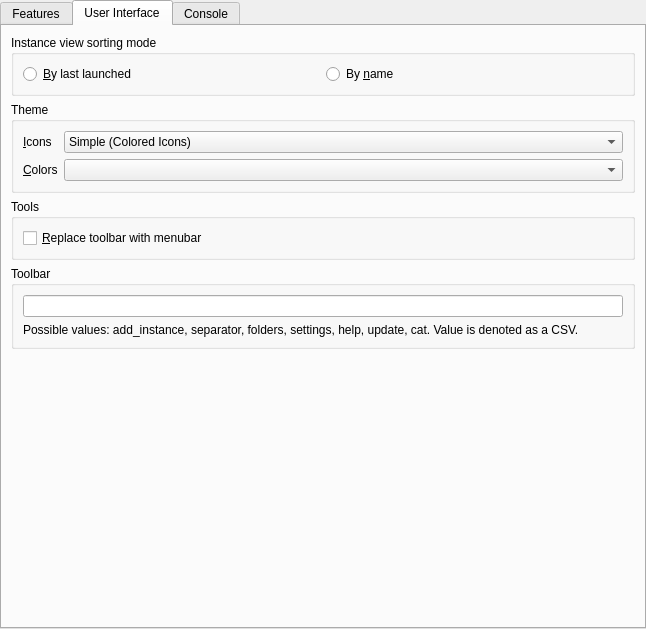
<?xml version="1.0" encoding="UTF-8"?>
<ui version="4.0">
 <class>LauncherPage</class>
 <widget class="QWidget" name="LauncherPage">
  <property name="geometry">
   <rect>
    <x>0</x>
    <y>0</y>
    <width>646</width>
    <height>629</height>
   </rect>
  </property>
  <property name="sizePolicy">
   <sizepolicy hsizetype="MinimumExpanding" vsizetype="MinimumExpanding">
    <horstretch>0</horstretch>
    <verstretch>0</verstretch>
   </sizepolicy>
  </property>
  <layout class="QVBoxLayout" name="mainLayout">
   <property name="leftMargin">
    <number>0</number>
   </property>
   <property name="topMargin">
    <number>0</number>
   </property>
   <property name="rightMargin">
    <number>0</number>
   </property>
   <property name="bottomMargin">
    <number>0</number>
   </property>
   <item>
    <widget class="QTabWidget" name="tabWidget">
     <property name="toolTip">
      <string notr="true"/>
     </property>
     <property name="tabShape">
      <enum>QTabWidget::Rounded</enum>
     </property>
     <property name="currentIndex">
      <number>1</number>
     </property>
     <widget class="QWidget" name="featuresTab">
      <attribute name="title">
       <string>Features</string>
      </attribute>
      <layout class="QVBoxLayout" name="verticalLayout_9">
       <item>
        <widget class="QGroupBox" name="updateSettingsBox">
         <property name="title">
          <string>Update Settings</string>
         </property>
         <layout class="QVBoxLayout" name="verticalLayout_7">
          <item>
           <widget class="QCheckBox" name="autoUpdateCheckBox">
            <property name="text">
             <string>Check for updates automatically</string>
            </property>
           </widget>
          </item>
          <item>
           <widget class="QLabel" name="updateChannelLabel">
            <property name="text">
             <string>Up&amp;date Channel:</string>
            </property>
            <property name="buddy">
             <cstring>updateChannelComboBox</cstring>
            </property>
           </widget>
          </item>
          <item>
           <widget class="QComboBox" name="updateChannelComboBox">
            <property name="enabled">
             <bool>false</bool>
            </property>
           </widget>
          </item>
          <item>
           <widget class="QLabel" name="updateChannelDescLabel">
            <property name="text">
             <string>No channel selected.</string>
            </property>
            <property name="wordWrap">
             <bool>true</bool>
            </property>
           </widget>
          </item>
         </layout>
        </widget>
       </item>
       <item>
        <widget class="QGroupBox" name="foldersBox">
         <property name="title">
          <string>Folders</string>
         </property>
         <layout class="QGridLayout" name="foldersBoxLayout">
          <item row="1" column="2">
           <widget class="QToolButton" name="modsDirBrowseBtn">
            <property name="text">
             <string notr="true">...</string>
            </property>
           </widget>
          </item>
          <item row="0" column="2">
           <widget class="QToolButton" name="instDirBrowseBtn">
            <property name="text">
             <string notr="true">...</string>
            </property>
           </widget>
          </item>
          <item row="2" column="2">
           <widget class="QToolButton" name="iconsDirBrowseBtn">
            <property name="text">
             <string notr="true">...</string>
            </property>
           </widget>
          </item>
          <item row="0" column="1">
           <widget class="QLineEdit" name="instDirTextBox"/>
          </item>
          <item row="2" column="0">
           <widget class="QLabel" name="labelIconsDir">
            <property name="text">
             <string>&amp;Icons:</string>
            </property>
            <property name="buddy">
             <cstring>iconsDirTextBox</cstring>
            </property>
           </widget>
          </item>
          <item row="1" column="1">
           <widget class="QLineEdit" name="modsDirTextBox"/>
          </item>
          <item row="0" column="0">
           <widget class="QLabel" name="labelInstDir">
            <property name="text">
             <string>I&amp;nstances:</string>
            </property>
            <property name="buddy">
             <cstring>instDirTextBox</cstring>
            </property>
           </widget>
          </item>
          <item row="2" column="1">
           <widget class="QLineEdit" name="iconsDirTextBox"/>
          </item>
          <item row="1" column="0">
           <widget class="QLabel" name="labelModsDir">
            <property name="text">
             <string>&amp;Mods:</string>
            </property>
            <property name="buddy">
             <cstring>modsDirTextBox</cstring>
            </property>
           </widget>
          </item>
         </layout>
        </widget>
       </item>
       <item>
        <widget class="QGroupBox" name="modsBox">
         <property name="title">
          <string>Mods</string>
         </property>
         <layout class="QVBoxLayout" name="verticalLayout_4">
          <item>
           <widget class="QCheckBox" name="metadataDisableBtn">
            <property name="toolTip">
             <string>Disable using metadata provided by mod providers (like Modrinth or Curseforge) for mods.</string>
            </property>
            <property name="text">
             <string>Disable using metadata for mods?</string>
            </property>
           </widget>
          </item>
          <item>
           <widget class="QLabel" name="metadataWarningLabel">
            <property name="text">
             <string>&lt;html&gt;&lt;head/&gt;&lt;body&gt;&lt;p&gt;&lt;span style=&quot; font-weight:600; color:#f5c211;&quot;&gt;Warning&lt;/span&gt;&lt;span style=&quot; color:#f5c211;&quot;&gt;: Disabling mod metadata may also disable some upcoming QoL features, such as mod updating!&lt;/span&gt;&lt;/p&gt;&lt;/body&gt;&lt;/html&gt;</string>
            </property>
            <property name="wordWrap">
             <bool>true</bool>
            </property>
           </widget>
          </item>
         </layout>
        </widget>
       </item>
       <item>
        <spacer name="verticalSpacer_2">
         <property name="orientation">
          <enum>Qt::Vertical</enum>
         </property>
         <property name="sizeHint" stdset="0">
          <size>
           <width>0</width>
           <height>0</height>
          </size>
         </property>
        </spacer>
       </item>
      </layout>
     </widget>
     <widget class="QWidget" name="generalTab">
      <attribute name="title">
       <string>User Interface</string>
      </attribute>
      <layout class="QVBoxLayout" name="verticalLayout_6">
       <item>
        <widget class="QGroupBox" name="sortingModeBox">
         <property name="enabled">
          <bool>true</bool>
         </property>
         <property name="title">
          <string>Instance view sorting mode</string>
         </property>
         <layout class="QHBoxLayout" name="sortingModeBoxLayout">
          <item>
           <widget class="QRadioButton" name="sortLastLaunchedBtn">
            <property name="text">
             <string>&amp;By last launched</string>
            </property>
            <attribute name="buttonGroup">
             <string notr="true">sortingModeGroup</string>
            </attribute>
           </widget>
          </item>
          <item>
           <widget class="QRadioButton" name="sortByNameBtn">
            <property name="text">
             <string>By &amp;name</string>
            </property>
            <attribute name="buttonGroup">
             <string notr="true">sortingModeGroup</string>
            </attribute>
           </widget>
          </item>
         </layout>
        </widget>
       </item>
       <item>
        <widget class="QGroupBox" name="themeBox">
         <property name="title">
          <string>Theme</string>
         </property>
         <layout class="QFormLayout" name="formLayout">
          <item row="0" column="0">
           <widget class="QLabel" name="label_3">
            <property name="text">
             <string>&amp;Icons</string>
            </property>
            <property name="buddy">
             <cstring>themeComboBox</cstring>
            </property>
           </widget>
          </item>
          <item row="0" column="1">
           <widget class="QComboBox" name="themeComboBox">
            <property name="sizePolicy">
             <sizepolicy hsizetype="Expanding" vsizetype="Fixed">
              <horstretch>0</horstretch>
              <verstretch>0</verstretch>
             </sizepolicy>
            </property>
            <property name="focusPolicy">
             <enum>Qt::StrongFocus</enum>
            </property>
            <item>
             <property name="text">
              <string>Simple (Colored Icons)</string>
             </property>
            </item>
            <item>
             <property name="text">
              <string>Simple (Light Icons)</string>
             </property>
            </item>
            <item>
             <property name="text">
              <string>Simple (Dark Icons)</string>
             </property>
            </item>
            <item>
             <property name="text">
              <string>Simple (Blue Icons)</string>
             </property>
            </item>
            <item>
             <property name="text">
              <string notr="true">OSX</string>
             </property>
            </item>
            <item>
             <property name="text">
              <string notr="true">iOS</string>
             </property>
            </item>
            <item>
             <property name="text">
              <string>Flat</string>
             </property>
            </item>
            <item>
             <property name="text">
              <string>Legacy</string>
             </property>
            </item>
            <item>
             <property name="text">
              <string>Custom</string>
             </property>
            </item>
           </widget>
          </item>
          <item row="1" column="0">
           <widget class="QLabel" name="label_4">
            <property name="text">
             <string>&amp;Colors</string>
            </property>
            <property name="buddy">
             <cstring>themeComboBoxColors</cstring>
            </property>
           </widget>
          </item>
          <item row="1" column="1">
           <widget class="QComboBox" name="themeComboBoxColors">
            <property name="sizePolicy">
             <sizepolicy hsizetype="Expanding" vsizetype="Fixed">
              <horstretch>0</horstretch>
              <verstretch>0</verstretch>
             </sizepolicy>
            </property>
            <property name="focusPolicy">
             <enum>Qt::StrongFocus</enum>
            </property>
           </widget>
          </item>
         </layout>
        </widget>
       </item>
       <item>
        <widget class="QGroupBox" name="toolsBox">
         <property name="sizePolicy">
          <sizepolicy hsizetype="Preferred" vsizetype="Preferred">
           <horstretch>0</horstretch>
           <verstretch>0</verstretch>
          </sizepolicy>
         </property>
         <property name="title">
          <string>Tools</string>
         </property>
         <layout class="QVBoxLayout" name="verticalLayout">
          <item>
           <widget class="QCheckBox" name="preferMenuBarCheckBox">
            <property name="toolTip">
             <string>The menubar is more friendly for keyboard-driven interaction.</string>
            </property>
            <property name="text">
             <string>&amp;Replace toolbar with menubar</string>
            </property>
           </widget>
          </item>
         </layout>
        </widget>
       </item>
       <item>
        <widget class="QGroupBox" name="toolbarGroupBox">
         <property name="minimumSize">
          <size>
           <width>0</width>
           <height>0</height>
          </size>
         </property>
         <property name="title">
          <string>Toolbar</string>
         </property>
         <layout class="QVBoxLayout" name="verticalLayout_5">
          <item>
           <widget class="QLineEdit" name="toolbarLineEdit"/>
          </item>
          <item>
           <widget class="QLabel" name="toolbarLineEdit_2">
            <property name="sizePolicy">
             <sizepolicy hsizetype="Preferred" vsizetype="Preferred">
              <horstretch>0</horstretch>
              <verstretch>0</verstretch>
             </sizepolicy>
            </property>
            <property name="text">
             <string>Possible values: add_instance, separator, folders, settings, help, update, cat. Value is denoted as a CSV.</string>
            </property>
            <property name="wordWrap">
             <bool>true</bool>
            </property>
           </widget>
          </item>
         </layout>
        </widget>
       </item>
       <item>
        <spacer name="generalTabSpacer">
         <property name="orientation">
          <enum>Qt::Vertical</enum>
         </property>
         <property name="sizeHint" stdset="0">
          <size>
           <width>0</width>
           <height>0</height>
          </size>
         </property>
        </spacer>
       </item>
      </layout>
     </widget>
     <widget class="QWidget" name="consoleTab">
      <attribute name="title">
       <string>Console</string>
      </attribute>
      <layout class="QVBoxLayout" name="verticalLayout_2">
       <item>
        <widget class="QGroupBox" name="consoleSettingsBox">
         <property name="title">
          <string>Console Settings</string>
         </property>
         <layout class="QVBoxLayout" name="verticalLayout_3">
          <item>
           <widget class="QCheckBox" name="showConsoleCheck">
            <property name="text">
             <string>Show console while the game is &amp;running?</string>
            </property>
           </widget>
          </item>
          <item>
           <widget class="QCheckBox" name="autoCloseConsoleCheck">
            <property name="text">
             <string>&amp;Automatically close console when the game quits?</string>
            </property>
           </widget>
          </item>
          <item>
           <widget class="QCheckBox" name="showConsoleErrorCheck">
            <property name="text">
             <string>Show console when the game &amp;crashes?</string>
            </property>
           </widget>
          </item>
         </layout>
        </widget>
       </item>
       <item>
        <widget class="QGroupBox" name="groupBox_4">
         <property name="title">
          <string>&amp;History limit</string>
         </property>
         <layout class="QGridLayout" name="gridLayout_3">
          <item row="1" column="0">
           <widget class="QCheckBox" name="checkStopLogging">
            <property name="text">
             <string>&amp;Stop logging when log overflows</string>
            </property>
           </widget>
          </item>
          <item row="0" column="0">
           <widget class="QSpinBox" name="lineLimitSpinBox">
            <property name="sizePolicy">
             <sizepolicy hsizetype="Expanding" vsizetype="Fixed">
              <horstretch>0</horstretch>
              <verstretch>0</verstretch>
             </sizepolicy>
            </property>
            <property name="suffix">
             <string> lines</string>
            </property>
            <property name="minimum">
             <number>10000</number>
            </property>
            <property name="maximum">
             <number>1000000</number>
            </property>
            <property name="singleStep">
             <number>10000</number>
            </property>
            <property name="value">
             <number>100000</number>
            </property>
           </widget>
          </item>
         </layout>
        </widget>
       </item>
       <item>
        <widget class="QGroupBox" name="themeBox_2">
         <property name="sizePolicy">
          <sizepolicy hsizetype="Preferred" vsizetype="MinimumExpanding">
           <horstretch>0</horstretch>
           <verstretch>0</verstretch>
          </sizepolicy>
         </property>
         <property name="title">
          <string>Console &amp;font</string>
         </property>
         <layout class="QGridLayout" name="gridLayout_2">
          <item row="1" column="0" colspan="2">
           <widget class="QTextEdit" name="fontPreview">
            <property name="sizePolicy">
             <sizepolicy hsizetype="Expanding" vsizetype="MinimumExpanding">
              <horstretch>0</horstretch>
              <verstretch>0</verstretch>
             </sizepolicy>
            </property>
            <property name="horizontalScrollBarPolicy">
             <enum>Qt::ScrollBarAlwaysOff</enum>
            </property>
            <property name="undoRedoEnabled">
             <bool>false</bool>
            </property>
            <property name="textInteractionFlags">
             <set>Qt::TextSelectableByKeyboard|Qt::TextSelectableByMouse</set>
            </property>
           </widget>
          </item>
          <item row="0" column="0">
           <widget class="QFontComboBox" name="consoleFont">
            <property name="sizePolicy">
             <sizepolicy hsizetype="Expanding" vsizetype="Fixed">
              <horstretch>0</horstretch>
              <verstretch>0</verstretch>
             </sizepolicy>
            </property>
           </widget>
          </item>
          <item row="0" column="1">
           <widget class="QSpinBox" name="fontSizeBox">
            <property name="minimum">
             <number>5</number>
            </property>
            <property name="maximum">
             <number>16</number>
            </property>
            <property name="value">
             <number>11</number>
            </property>
           </widget>
          </item>
         </layout>
        </widget>
       </item>
      </layout>
     </widget>
    </widget>
   </item>
  </layout>
 </widget>
 <tabstops>
  <tabstop>tabWidget</tabstop>
  <tabstop>autoUpdateCheckBox</tabstop>
  <tabstop>updateChannelComboBox</tabstop>
  <tabstop>instDirTextBox</tabstop>
  <tabstop>instDirBrowseBtn</tabstop>
  <tabstop>modsDirTextBox</tabstop>
  <tabstop>modsDirBrowseBtn</tabstop>
  <tabstop>iconsDirTextBox</tabstop>
  <tabstop>iconsDirBrowseBtn</tabstop>
  <tabstop>sortLastLaunchedBtn</tabstop>
  <tabstop>sortByNameBtn</tabstop>
  <tabstop>themeComboBox</tabstop>
  <tabstop>themeComboBoxColors</tabstop>
  <tabstop>showConsoleCheck</tabstop>
  <tabstop>autoCloseConsoleCheck</tabstop>
  <tabstop>showConsoleErrorCheck</tabstop>
  <tabstop>lineLimitSpinBox</tabstop>
  <tabstop>checkStopLogging</tabstop>
  <tabstop>consoleFont</tabstop>
  <tabstop>fontSizeBox</tabstop>
  <tabstop>fontPreview</tabstop>
 </tabstops>
 <resources/>
 <connections/>
 <buttongroups>
  <buttongroup name="sortingModeGroup"/>
 </buttongroups>
</ui>
